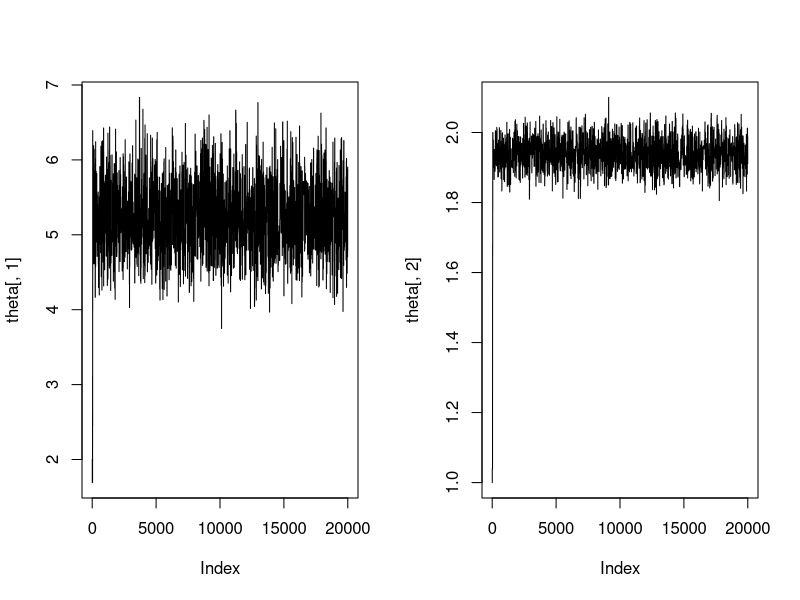
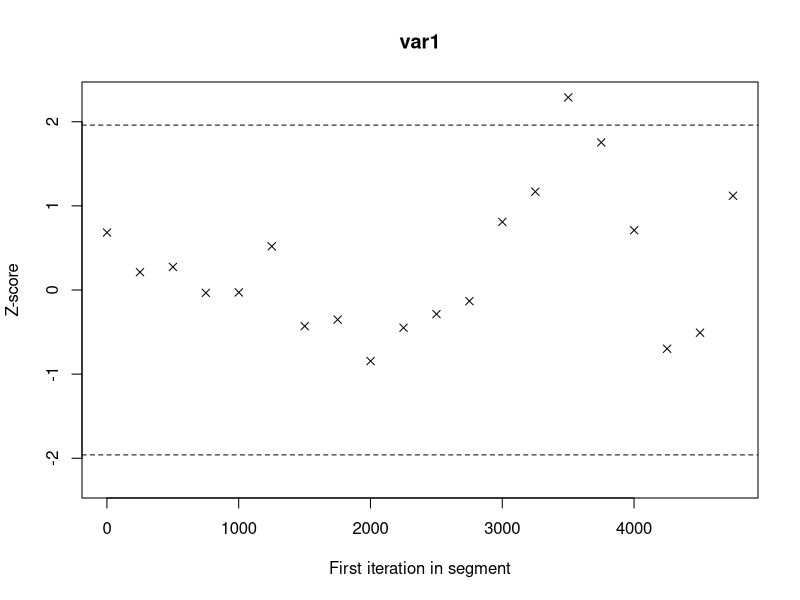
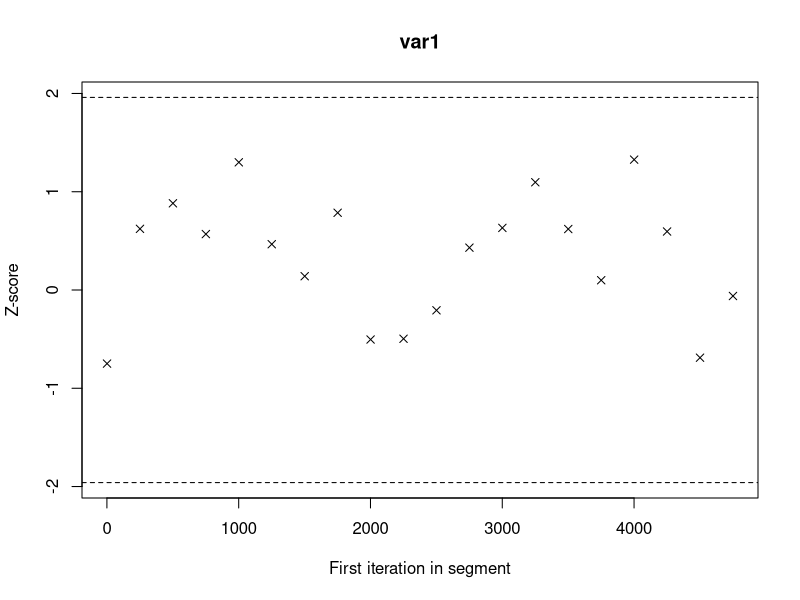
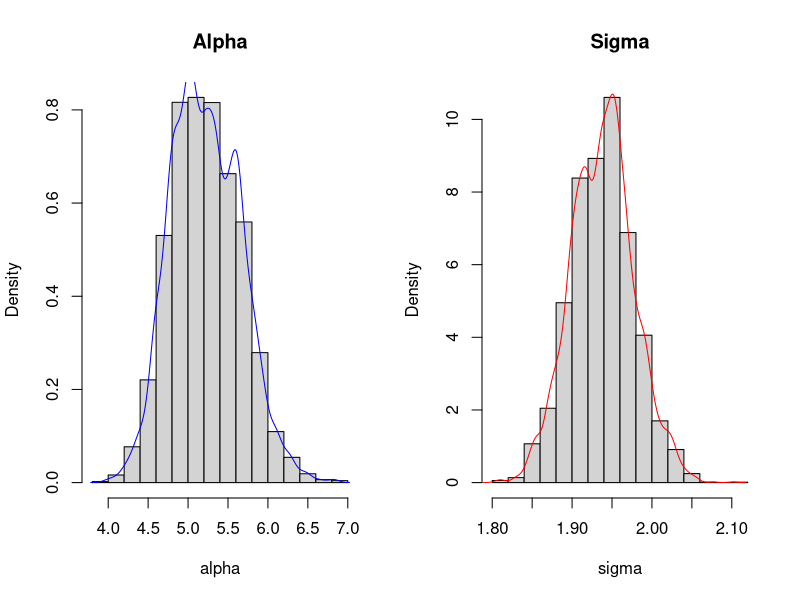

Here is the R script that generated these plots, in order:
# Simulado exercício prático prova 3

rm(list = ls())
library(coda)
set.seed(2023)



# densidade a posteriori --------------------------------------------------

# minha posteriori
posteriori <- function(alpha, sigma){
    ( (alpha/sigma)^n ) * ( prod((x/sigma)^(alpha-1)) ) * exp( -sum( (x/sigma)^alpha ) ) * dgamma(alpha,a,scale = 1/b) * dgamma(sigma,c,scale = 1/d)
}

# posteriori do Cadu
# posteriori <- function(alpha, sigma){
#     alpha^(n+a-1)*sigma^(c-1-n*alpha)*exp((-sum(x^alpha)/(sigma^alpha))-b*alpha-d*sigma)*prod(x^(alpha-1))
# }


# razao do critério de escolha --------------------------------------------

razao <- function(y,xt) {
    num <- posteriori(y[1], y[2])
    den <- posteriori(xt[1], xt[2])
    return(num/den)
}


# amostra da população em estudo ------------------------------------------

n <- 100
x <- rweibull(n, shape = 5, scale = 2)
summary(x)


# inicializando a cadeia --------------------------------------------------

a = b = c = d = 0.01 # hiperparâmetros das prioris
# sigmas do passeio aleatório
dp1 = 2
dp2 = 0.1
tamanho <- 20000 # tamanho da cadeia
theta <- matrix(nrow = tamanho, ncol = 2) # matriz dos parâmetros
theta[1,] <- c(2,1) # chute inicial


# algoritmo Metropolis ----------------------------------------------------

for (t in 2:tamanho) {
    u <- runif(1)
    y <- c(theta[t-1,1] + rnorm(1,0,dp1), theta[t-1,2] + rnorm(1,0,dp2)) # simula por passeio aleatório os dois parâmetros ao mesmo tempo
    #cat("\n", "t=",t,"y=",y," razao=", razao(y, theta[t-1,]))
    aceita <- razao(y, theta[t-1,])
    if(u <= aceita) {
        theta[t,] <- y
    } else {
        theta[t,] <- theta[t-1,]
    }
}

# taxa de rejeição
1 - length(unique(theta[,1]))/tamanho

# visualização das cadeias geradas
par(mfrow=c(1,2))
plot(theta[,1], type = 'l')
plot(theta[,2], type='l')

# TESTES DOS ERROS e PERGUNTAAAAS -----------------------------------------


# tanto a minha posteriori quanto a do cadu têm o mesmo resultado 
# o problema que eu vi tá sendo na razão, desde o primeiro valor dela da NA
# ontem o y estava recebendo valores negativos no sigma que não pode ter (EVITO ISSO TROCANDO O PASSEIO ALEATÓRIO????)


# posterioris para teste

# posteriori aplicada nos valores de y
((y[1]/y[2])^n ) * ( prod( (x/y[2]) )^(y[1]-1) ) * exp( -sum( (x)^y[1] )/y[2]^y[1] ) * dgamma(y[1],a,scale = 1/b) * dgamma(y[2],c,scale = 1/d)

# POSTERIORI DO CADUUUU
y[1]^(n+a-1)*y[2]^(c-1-n*y[1])*exp((-sum(x^y[1])/(y[2]^y[1]))-b*y[1]-d*y[2])*prod(x^(y[1]-1))


# amostra aleatória -------------------------------------------------------

# cadeia do parâmetro alpha
alpha <- theta[seq(1001,tamanho,by=2),1]
# cadeia do parâmetro sigma
sigma <- theta[seq(1001,tamanho,by=2),2]

# função de perda quadrática
mean(alpha)
mean(sigma)

# função de perda absoluta
median(alpha)
median(sigma)


# convergência da cadeia --------------------------------------------------

geweke.plot(as.mcmc(alpha)) # convergência de alpha
geweke.plot(as.mcmc(sigma)) # convergência de sigma


geweke.diag(as.mcmc(alpha), frac1 = 0.4)

# Densidade por Kernel ----------------------------------------------------

par(mfrow=c(1,2))
hist(x = alpha, probability = T, main = 'Alpha')
lines(density(alpha), col='blue')
hist(sigma, probability = T, main = 'Sigma')
lines(density(sigma), col='red')


# Intervalos MDP ----------------------------------------------------------

HPDinterval(as.mcmc(alpha)) 
HPDinterval(as.mcmc(sigma))
